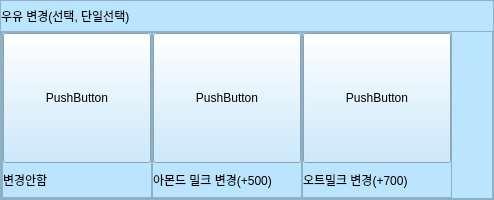
                 <widget class="QFrame" name="option_frame_9">
                  <property name="minimumSize">
                   <size>
                    <width>0</width>
                    <height>200</height>
                   </size>
                  </property>
                  <property name="styleSheet">
                   <string notr="true">background-color: rgb(187, 228, 255);</string>
                  </property>
                  <property name="frameShape">
                   <enum>QFrame::StyledPanel</enum>
                  </property>
                  <property name="frameShadow">
                   <enum>QFrame::Raised</enum>
                  </property>
                  <layout class="QVBoxLayout" name="verticalLayout_19">
                   <property name="spacing">
                    <number>0</number>
                   </property>
                   <property name="leftMargin">
                    <number>0</number>
                   </property>
                   <property name="topMargin">
                    <number>0</number>
                   </property>
                   <property name="rightMargin">
                    <number>0</number>
                   </property>
                   <property name="bottomMargin">
                    <number>0</number>
                   </property>
                   <item>
                    <widget class="QLabel" name="option_9_title">
                     <property name="minimumSize">
                      <size>
                       <width>0</width>
                       <height>0</height>
                      </size>
                     </property>
                     <property name="maximumSize">
                      <size>
                       <width>16777215</width>
                       <height>30</height>
                      </size>
                     </property>
                     <property name="text">
                      <string>우유 변경(선택, 단일선택)</string>
                     </property>
                    </widget>
                   </item>
                   <item>
                    <widget class="QFrame" name="frame_17">
                     <property name="frameShape">
                      <enum>QFrame::StyledPanel</enum>
                     </property>
                     <property name="frameShadow">
                      <enum>QFrame::Raised</enum>
                     </property>
                     <layout class="QHBoxLayout" name="horizontalLayout_8">
                      <property name="spacing">
                       <number>0</number>
                      </property>
                      <property name="leftMargin">
                       <number>0</number>
                      </property>
                      <property name="topMargin">
                       <number>0</number>
                      </property>
                      <property name="rightMargin">
                       <number>0</number>
                      </property>
                      <property name="bottomMargin">
                       <number>0</number>
                      </property>
                      <item>
                       <widget class="QFrame" name="frame_18">
                        <property name="minimumSize">
                         <size>
                          <width>150</width>
                          <height>0</height>
                         </size>
                        </property>
                        <property name="frameShape">
                         <enum>QFrame::StyledPanel</enum>
                        </property>
                        <property name="frameShadow">
                         <enum>QFrame::Raised</enum>
                        </property>
                        <layout class="QVBoxLayout" name="verticalLayout_20">
                         <property name="spacing">
                          <number>0</number>
                         </property>
                         <property name="leftMargin">
                          <number>0</number>
                         </property>
                         <property name="topMargin">
                          <number>0</number>
                         </property>
                         <property name="rightMargin">
                          <number>0</number>
                         </property>
                         <property name="bottomMargin">
                          <number>0</number>
                         </property>
                         <item>
                          <widget class="QPushButton" name="option_9_btn_1">
                           <property name="minimumSize">
                            <size>
                             <width>0</width>
                             <height>130</height>
                            </size>
                           </property>
                           <property name="cursor">
                            <cursorShape>OpenHandCursor</cursorShape>
                           </property>
                           <property name="text">
                            <string>PushButton</string>
                           </property>
                           <property name="checkable">
                            <bool>true</bool>
                           </property>
                          </widget>
                         </item>
                         <item>
                          <widget class="QLabel" name="option_9_label_1">
                           <property name="text">
                            <string>변경안함</string>
                           </property>
                          </widget>
                         </item>
                        </layout>
                       </widget>
                      </item>
                      <item>
                       <widget class="QFrame" name="frame_19">
                        <property name="minimumSize">
                         <size>
                          <width>150</width>
                          <height>0</height>
                         </size>
                        </property>
                        <property name="frameShape">
                         <enum>QFrame::StyledPanel</enum>
                        </property>
                        <property name="frameShadow">
                         <enum>QFrame::Raised</enum>
                        </property>
                        <layout class="QVBoxLayout" name="verticalLayout_21">
                         <property name="spacing">
                          <number>0</number>
                         </property>
                         <property name="leftMargin">
                          <number>0</number>
                         </property>
                         <property name="topMargin">
                          <number>0</number>
                         </property>
                         <property name="rightMargin">
                          <number>0</number>
                         </property>
                         <property name="bottomMargin">
                          <number>0</number>
                         </property>
                         <item>
                          <widget class="QPushButton" name="option_9_btn_2">
                           <property name="minimumSize">
                            <size>
                             <width>0</width>
                             <height>130</height>
                            </size>
                           </property>
                           <property name="cursor">
                            <cursorShape>OpenHandCursor</cursorShape>
                           </property>
                           <property name="text">
                            <string>PushButton</string>
                           </property>
                           <property name="checkable">
                            <bool>true</bool>
                           </property>
                          </widget>
                         </item>
                         <item>
                          <widget class="QLabel" name="option_9_label_2">
                           <property name="text">
                            <string>아몬드 밀크 변경(+500)</string>
                           </property>
                          </widget>
                         </item>
                        </layout>
                       </widget>
                      </item>
                      <item>
                       <widget class="QFrame" name="frame_43">
                        <property name="minimumSize">
                         <size>
                          <width>150</width>
                          <height>0</height>
                         </size>
                        </property>
                        <property name="frameShape">
                         <enum>QFrame::StyledPanel</enum>
                        </property>
                        <property name="frameShadow">
                         <enum>QFrame::Raised</enum>
                        </property>
                        <layout class="QVBoxLayout" name="verticalLayout_46">
                         <property name="spacing">
                          <number>0</number>
                         </property>
                         <property name="leftMargin">
                          <number>0</number>
                         </property>
                         <property name="topMargin">
                          <number>0</number>
                         </property>
                         <property name="rightMargin">
                          <number>0</number>
                         </property>
                         <property name="bottomMargin">
                          <number>0</number>
                         </property>
                         <item>
                          <widget class="QPushButton" name="option_9_btn_3">
                           <property name="minimumSize">
                            <size>
                             <width>0</width>
                             <height>130</height>
                            </size>
                           </property>
                           <property name="cursor">
                            <cursorShape>PointingHandCursor</cursorShape>
                           </property>
                           <property name="text">
                            <string>PushButton</string>
                           </property>
                           <property name="checkable">
                            <bool>true</bool>
                           </property>
                          </widget>
                         </item>
                         <item>
                          <widget class="QLabel" name="option_9_label_3">
                           <property name="text">
                            <string>오트밀크 변경(+700)</string>
                           </property>
                          </widget>
                         </item>
                        </layout>
                       </widget>
                      </item>
                      <item>
                       <spacer name="horizontalSpacer_7">
                        <property name="orientation">
                         <enum>Qt::Horizontal</enum>
                        </property>
                        <property name="sizeHint" stdset="0">
                         <size>
                          <width>40</width>
                          <height>20</height>
                         </size>
                        </property>
                       </spacer>
                      </item>
                     </layout>
                    </widget>
                   </item>
                  </layout>
                 </widget>
